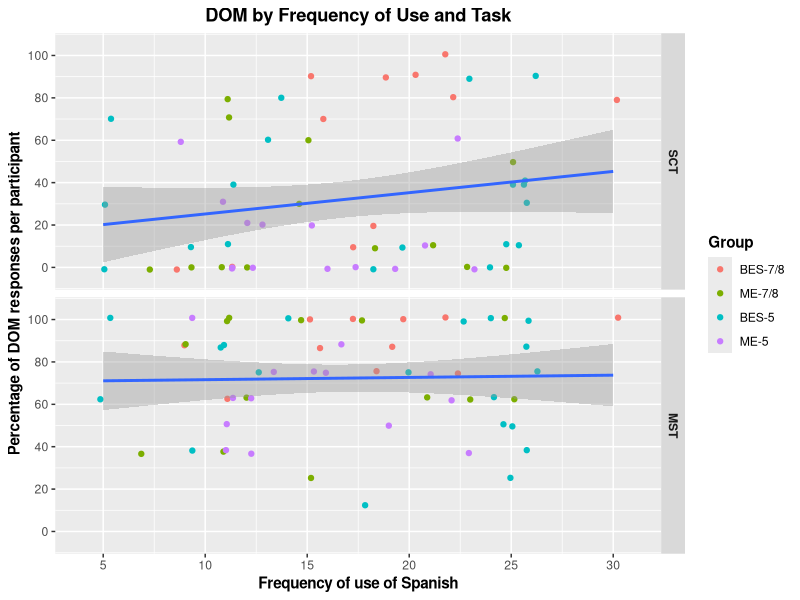
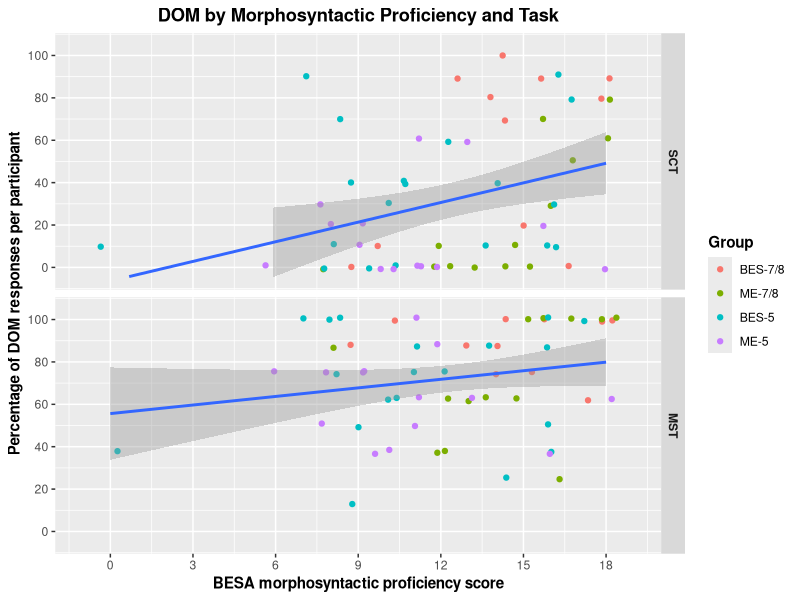

Write R code to recreate these figures, in order.
library(tidyverse)


## Production
DLI78_EPT <- read_csv("./CSV Files/DLI-78/DLI-78 DOM EPT.csv") %>% 
  mutate(Group = "BES-7/8",
         Task = "SCT")

MLS78_EPT <- read_csv("./CSV Files/MLS-78/MLS-78 DOM EPT.csv") %>%
  filter(!School == "GBCS") %>% 
  mutate(Group = "ME-7/8",
         Task = "SCT")

DLI5_EPT <- read_csv("./CSV Files/DLI-5/DLI-5 DOM EPT.csv") %>% 
  filter(Item %in% c("EPT-02", "EPT-08", "EPT-12", "EPT-14", "EPT-20", "EPT-24", "EPT-26", "EPT-32", "EPT-38", "EPT-42")) %>% 
  mutate(Group = "BES-5",
         Task = "SCT")

MLS5_EPT <- read_csv("./CSV Files/MLS-5/MLS-5 DOM EPT.csv") %>%
  filter(!School == "GBCS") %>% 
  mutate(Group = "ME-5",
         Task = "SCT")


# Selection
DLI78_FCT <- read_csv("./CSV Files/DLI-78/DLI-78 DOM FCT.csv") %>% 
  mutate(Group = "BES-7/8",
         Task = "MST")

MLS78_FCT <- read_csv("./CSV Files/MLS-78/MLS-78 DOM FCT.csv") %>%
  filter(!School == "GBCS") %>% 
  mutate(Group = "ME-7/8",
         Task = "MST")

DLI5_FCT <- read_csv("./CSV Files/DLI-5/DLI-5 DOM FCT.csv") %>% 
  mutate(Group = "BES-5",
         Task = "MST")

MLS5_FCT <- read_csv("./CSV Files/MLS-5/MLS-5 DOM FCT.csv") %>%
  filter(!School == "GBCS") %>% 
  mutate(Group = "ME-5",
         Task = "MST")


# Rejoin data
EPT <- rbind(DLI78_EPT, MLS78_EPT, DLI5_EPT, MLS5_EPT)
FCT <- rbind(DLI78_FCT, MLS78_FCT, DLI5_FCT, MLS5_FCT)


# Generate aggregate dataset
## Participant averages
EPT_Part_Avg <- aggregate(EPT$DOM_Use, list(EPT$Part_ID), FUN = sum, na.rm = TRUE)
EPT_Part_Avg <- EPT_Part_Avg %>% rename(Part_Avg = x)
EPT_Part_Avg <- left_join(EPT, EPT_Part_Avg, by = c("Part_ID" = "Group.1"))

FCT_Part_Avg <- aggregate(FCT$DOM_Use, list(FCT$Part_ID), FUN = sum, na.rm = TRUE)
FCT_Part_Avg <- FCT_Part_Avg %>% rename(Part_Avg = x)
FCT_Part_Avg <- left_join(FCT, FCT_Part_Avg, by = c("Part_ID" = "Group.1"))


## Select individual item for ease of viewing
EPT_Modified <- EPT_Part_Avg %>% 
  filter(Item == "EPT-02") %>% 
  mutate(DOM_Percentage = (Part_Avg/10)*100)

FCT_Modified <- FCT_Part_Avg %>% 
  filter(Item == "FCT-03") %>% 
  mutate(DOM_Percentage = (Part_Avg/8)*100)


## Rejoin dataframes
Aggregate <- rbind(EPT_Modified, FCT_Modified)
Aggregate$Group <- factor(Aggregate$Group, levels = c("BES-7/8", "ME-7/8", "BES-5", "ME-5"))
Aggregate$Task <- factor(Aggregate$Task, levels = c("SCT", "MST"))


# Generate graphs
## Frequency of use
Aggregate %>% 
  ggplot(aes(x = Use_Joint, y = DOM_Percentage)) + 
  geom_jitter(mapping = aes(color = Group)) +
  geom_smooth(method = glm) +
  facet_grid(rows = vars(Task)) +
  scale_x_continuous(breaks = seq (0, 30, 5),
                     limits = c(4, 31)) +
  scale_y_continuous(breaks = seq (0, 100, 20),
                     limits = c(-5, 105)) +
  labs(x = "Frequency of use of Spanish", y = "Percentage of DOM responses per participant", 
       title = "DOM by Frequency of Use and Task") +
  theme(axis.title = element_text(face = "bold"),
        plot.title = element_text(hjust = 0.5, face = "bold"),
        legend.title = element_text(face = "bold"),
        strip.text = element_text(face = "bold"))



## Proficiency
Aggregate %>% 
  ggplot(aes(x = BESA_Total, y = DOM_Percentage)) + 
  geom_jitter(mapping = aes(color = Group)) +
  geom_smooth(method = glm) +
  facet_grid(rows = vars(Task)) +
  scale_x_continuous(breaks = seq (0, 18, 3),
                     limits = c(-1, 19)) +
  scale_y_continuous(breaks = seq (0, 100, 20),
                     limits = c(-5, 105)) +
  labs(x = "BESA morphosyntactic proficiency score", y = "Percentage of DOM responses per participant", 
       title = "DOM by Morphosyntactic Proficiency and Task") +
  theme(axis.title = element_text(face = "bold"),
        plot.title = element_text(hjust = 0.5, face = "bold"),
        legend.title = element_text(face = "bold"),
        strip.text = element_text(face = "bold"))
